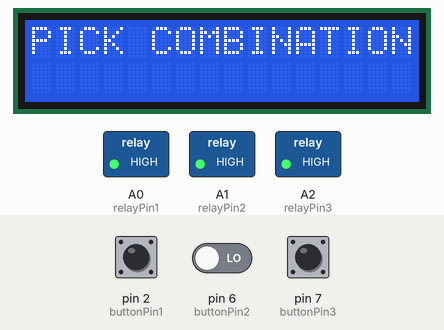
This sketch was run on a simulated Arduino Uno, built with avr-gcc and run on an emulated ATmega328P. Parts: 16×2 character LCD, switched loads named in the sketch (green lamp = pin HIGH). Inputs (shaded band) come from the test bench; at power-on: pin 2 (buttonPin1) LOW, pin 6 (buttonPin2) LOW, pin 7 (buttonPin3) LOW. What the sketch prints to the serial monitor is not drawn.

Above: at 1.3 s.
1.4 s: pin 2 (buttonPin1) pulled HIGH for 1.2 s
At 2.8 s:
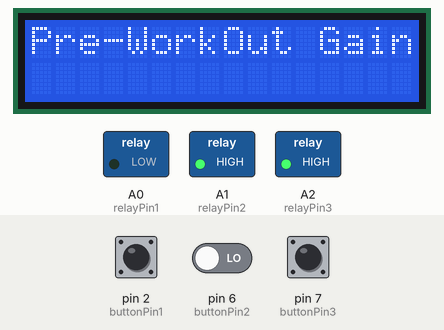
At 6.5 s:
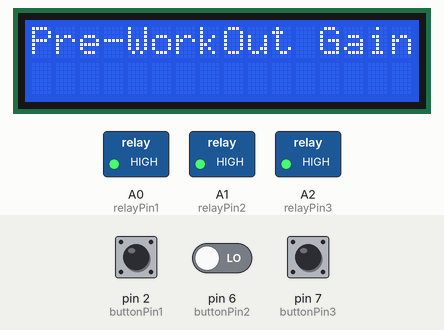
6.7 s: pin 2 (buttonPin1) driven HIGH and pin 6 (buttonPin2) driven HIGH
At 10.5 s:
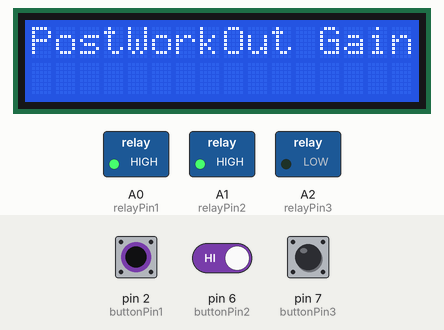
19.0 s: pin 2 (buttonPin1) driven HIGH
Timing chart, 0 to 24.1 s (numbered marks = the images above; inputs shaded):
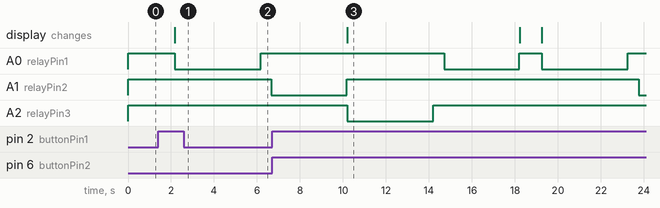

The sketch:

Coffee_Dispernser.ino
```cpp
   // Define pin numbers for the buttons and relay control pins
// Include Arduino Wire library for I2C

#include <Wire.h>
// Include LCD display library for I2C
#include <LiquidCrystal_I2C.h>
// Include Keypad library

// Create LCD object
LiquidCrystal_I2C lcd(0x27, 16, 2);

const int buttonPin1 = 2; // Button for coffee combination 1
const int buttonPin2 = 6; // Button for coffee combination 2
const int buttonPin3 = 7; // Button for coffee combination 3
const int relayPin1 = A0;  // Relay control pin for pump 1
const int relayPin2 = A1;  // Relay control pin for pump 2
const int relayPin3 = A2;  // Relay control pin for pump 3

void setup() {
  // Initialize serial communication
  Serial.begin(9600);

  // Set button pins as inputs
  pinMode(buttonPin1, INPUT);
  pinMode(buttonPin2, INPUT);
  pinMode(buttonPin3, INPUT);

  // Set relay control pins as outputs
  pinMode(relayPin1, OUTPUT);
  pinMode(relayPin2, OUTPUT);
  pinMode(relayPin3, OUTPUT);
  analogWrite(relayPin1, 255);
  analogWrite(relayPin2, 255);
  analogWrite(relayPin3, 255);

  lcd.backlight();
  lcd.init();
  lcd.begin(16, 2);
  lcd.setCursor(0, 0);
  lcd.print("PICK COMBINATION");
}

void loop() {
  // Check if button for coffee combination 1 is pressed
  if (digitalRead(buttonPin1) == HIGH) {
    lcd.clear();
    lcd.setCursor(0, 0);
    lcd.print("Pre-WorkOut Gain");
    lcd.setCursor(3, 1);
    lcd.print("      " );
    Serial.println("Gain ");
    // Activate pump 1
    analogWrite(relayPin1, 0);
    // Add any additional delay if needed for dispensing coffee
    delay(4000); // Example delay for 5 seconds
    // Turn off pump 1
    analogWrite(relayPin1, 255);
    delay(500);
    analogWrite(relayPin2, 0);
    // Add any additional delay if needed for dispensing coffee
    delay(3500); // Example delay for 5 seconds
    // Turn off pump 1
    analogWrite(relayPin2, 255);

    waiting();
  }

  // Check if button for coffee combination 2 is pressed
  if (digitalRead(buttonPin2) ==HIGH) {
     lcd.clear();
    lcd.setCursor(0, 0);
    lcd.print("PostWorkOut Gain");
    lcd.setCursor(3, 1);
    lcd.print("      " );
    Serial.println("Making Coffee Combination 2");
    // Activate pump 2
    analogWrite(relayPin3, 0);
    // Add any additional delay if needed for dispensing coffee
    delay(4000); // Example delay for 5 seconds
    // Turn off pump 2
    analogWrite(relayPin3, 255);
        delay(500);
    analogWrite(relayPin1, 0);
    // Add any additional delay if needed for dispensing coffee
    delay(3500); // Example delay for 5 seconds
    // Turn off pump 1
    analogWrite(relayPin1, 255);

    waiting();
  }

  // Check if button for coffee combination 3 is pressed
  if (digitalRead(buttonPin3) == HIGH) {
    lcd.clear();
    lcd.setCursor(0, 0);
    lcd.print("PostWorkOut Loss");
    lcd.setCursor(0, 1);
    lcd.print("    ");

    Serial.println("Making Coffee Combination 3");
    // Activate pump 3
    analogWrite(relayPin3, 0);
    // Add any additional delay if needed for dispensing coffee
    delay(4000); // Example delay for 5 seconds
    // Turn off pump 3
    analogWrite(relayPin3, 255);
        delay(500);
    analogWrite(relayPin2, 0);
    // Add any additional delay if needed for dispensing coffee
    delay(3500); // Example delay for 5 seconds
    // Turn off pump 1
    analogWrite(relayPin2, 255);
    waiting();
  }

  // Add a small delay to debounce buttons and reduce loop frequency
  delay(1000);

}

void waiting(){
  lcd.clear();
  lcd.setCursor(0, 0);
  lcd.print("PICK COMBINATION");

  }
```

Measured:
- after the input at 1.4 s, A0 (relayPin1): HIGH → LOW after 0.77 s, → HIGH 4.0 s later; A1 (relayPin2): HIGH → LOW after 5.3 s; the display: changes after 0.77 s (image 1)
- after the input at 6.7 s, A0 (relayPin1): HIGH → LOW after 8.0 s, → HIGH 3.5 s later; A2 (relayPin3): HIGH → LOW after 3.5 s, → HIGH 4.0 s later; the display: changes after 3.5 s (image 3)
- what the display in image 3 shows lasts 8.0 s, from 10.2 s to 18.2 s
